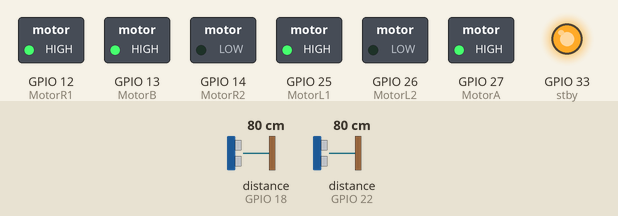
The sketch below on a simulated ESP32. Parts: switched loads named in the sketch (green lamp = pin HIGH), output pins drawn as LEDs (lit = HIGH). Wiring (inferred from the names in the program): 2 × ultrasonic range finder: trigger GPIO 5, echo GPIO 18 / trigger GPIO 23, echo GPIO 22. Dashed ring = blinking. Inputs (shaded band) come from the test bench; at power-on: distance to the obstacle (sensors on GPIO 18, GPIO 22) 80 cm. The echo pulse lasts 58.3 µs per cm; pins used as bus, display or sensor lines are not drawn.

Above: at 1.2 s.
1.3 s: distance to the obstacle (sensor on GPIO 18) set to 56 cm
2.8 s: distance to the obstacle (sensor on GPIO 18) set to 47 cm
At 3.2 s:
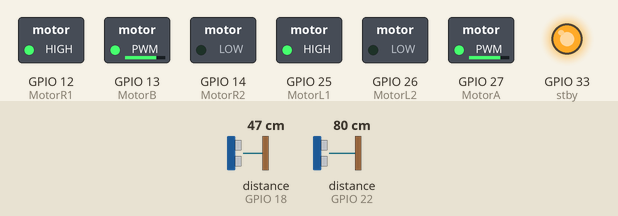
4.3 s: distance to the obstacle (sensor on GPIO 18) set to 23 cm
5.8 s: distance to the obstacle (sensor on GPIO 18) set to 18 cm
At 6.06 s:
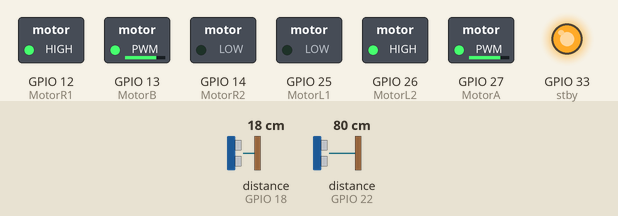
At 6.76 s:
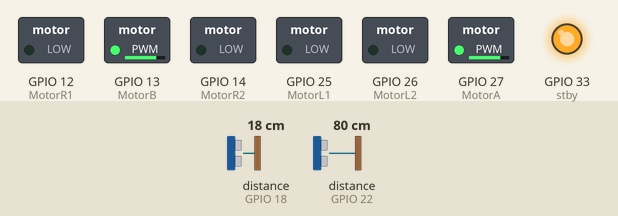
8.8 s: distance to the obstacle (sensor on GPIO 22) set to 55 cm
11.8 s: distance to the obstacle (sensor on GPIO 22) set to 47 cm
At 12.9 s:
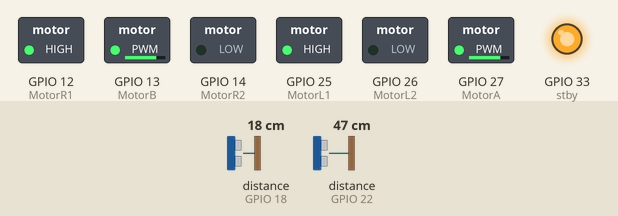
Timing chart, 0 to 14.3 s (numbered marks = the images above; inputs shaded):
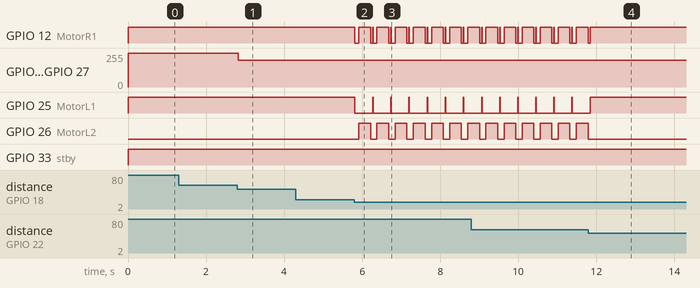

Measured:
- the behaviour switches between 51 and 50 cm on distance to the obstacle (sensor on GPIO 18) (found by bisection; images 0 and 1)
- the behaviour switches between 21 and 20 cm on distance to the obstacle (sensor on GPIO 18) (found by bisection; images 1 and 2)
- the behaviour switches between 51 and 50 cm on distance to the obstacle (sensor on GPIO 22) (found by bisection; images 3 and 4)
- after the input at 1.3 s, every drawn part: stays the same
- after the input at 2.8 s, GPIO 13 (MotorB), GPIO 27 (MotorA): 255/255 → 199/255 at once
- after the input at 4.3 s, every drawn part: stays the same
- after the input at 5.8 s, GPIO 12 (MotorR1): HIGH → LOW at once, then repeats every 0.47 s: HIGH 0.30 s, LOW 0.05 s, HIGH 0.01 s, LOW 0.10 s; GPIO 25 (MotorL1): alternates HIGH for 0.01 s and LOW for 0.45 s, starting at once; GPIO 26 (MotorL2): alternates HIGH for 0.30 s and LOW for 0.17 s, starting after 0.11 s
- after the input at 11.8 s, GPIO 12 (MotorR1), GPIO 25 (MotorL1): goes on until 11.8 s, then stays HIGH; GPIO 26 (MotorL2): stops changing and stays LOW

The sketch:

esp32Bot.ino
```cpp
#include "Arduino.h"

// pinler tanımlandı
#define echoPinR 18
#define trigPinR 5

#define echoPinL 22
#define trigPinL 23

#define MotorR1 12
#define MotorR2 14

#define MotorL1 25
#define MotorL2 26

#define MotorA 27
#define MotorB 13
#define stby 33

//değişkenler ve sabitler tanımlandı

#define fullSpeedR 255
#define halfSpeedR 200
#define fullSpeedL 255
#define halfSpeedL 200

#define SOUND_VELOCITY 0.034

long durationR;
long durationL;
float distanceCmR;
float distanceCmL;
bool firstCall = false;

const int pwmaChannel = 0;
const int pwmbChannel = 1;
const int freq = 30000;
const int resolution = 8;

static unsigned long previousMillis = 0;


void setup() {
  //pinlerin atamaları yapıldı
  Serial.begin(115200);

  pinMode(echoPinR, INPUT);
  pinMode(trigPinR, OUTPUT);
  pinMode(echoPinL, INPUT);
  pinMode(trigPinL, OUTPUT);
  pinMode(MotorR1, OUTPUT);
  pinMode(MotorR2, OUTPUT);
  pinMode(MotorA, OUTPUT);
  pinMode(MotorL1, OUTPUT);
  pinMode(MotorL2, OUTPUT);
  pinMode(MotorB, OUTPUT);
  pinMode(stby, OUTPUT);

  ledcSetup(pwmaChannel, freq, resolution);
  ledcSetup(pwmbChannel, freq, resolution);
  // attach the channel to the GPIO to be controlled
  ledcAttachPin(MotorA, pwmaChannel);
  ledcAttachPin(MotorB, pwmbChannel);
}


// tam hız ileri gidiş fonksiyonu tanımlandı

void tamyolIleri() {
  digitalWrite(stby, HIGH); // Motorları etkinleştir
  ledcWrite(pwmaChannel, fullSpeedR);
  ledcWrite(pwmbChannel, fullSpeedL);
  //analogWrite(MotorA, fullSpeedR);
  //analogWrite(MotorB, fullSpeedL);
  digitalWrite(MotorR1, HIGH);
  digitalWrite(MotorR2, LOW);

  digitalWrite(MotorL1, HIGH);
  digitalWrite(MotorL2, LOW);

  //Serial.println("TAM HIZ İLERİ GİDİYOR !!!!!");
}

// yarı hız ileri gidiş fonksiyonu tanımlandı

void yarimyolIleri() {
  digitalWrite(stby, HIGH); // Motorları etkinleştir
  ledcWrite(pwmaChannel, halfSpeedR);
  ledcWrite(pwmbChannel, halfSpeedL);
  //analogWrite(MotorA, halfSpeedR);
  //analogWrite(MotorB, halfSpeedL);
  digitalWrite(MotorR1, HIGH);
  digitalWrite(MotorR2, LOW);

  digitalWrite(MotorL1, HIGH);
  digitalWrite(MotorL2, LOW);

  //Serial.println("YARIM HIZ İLERİ GİDİYOR !!!!!");
}

// çalışma döngüsü kuruldu

void loop() {

mesafe();
   //Serial.println("önce !!!!!");
/*
// her 200ms'de bir kere mesafe fonksiyonunu çağırıp sensörlerden mesafe bilgilerini al
 previousMillis = millis();
  while(millis() - previousMillis <= 100) {
    mesafe();
  }
  */
//Serial.println("sonra !!!!!");

  if ((distanceCmR >= 50) && (distanceCmL >= 50)) { //  2 si de 50+ ise tam hız ileri git
    // iki motor tam yol ileri
    tamyolIleri();
      mesafe();
  }

  else if ((20 < distanceCmR && distanceCmR < 50) || (20 < distanceCmL && distanceCmL < 50)) {
    yarimyolIleri();
    // mesafe 20ile 50 arasında ise yarım hız ile ilerle
      mesafe();
  }

  else if ((5 <= distanceCmL && distanceCmL <= 20)) {
    // sol sensör 20cmden daha yakında nesne algıladıysa sağa dön

    previousMillis = millis();
    while(millis() - previousMillis <= 100){
      //dönüş işleminde motorların zarar görmemesi için her dönüşte önce motorları durdur
      dur();
    }

    previousMillis = millis();
     while(millis() - previousMillis <= 300) {
      //sağa dön
      sag();
    }

    previousMillis = millis();
    while(millis() - previousMillis <= 50) {
      dur();
      // dönüş işlemlerinde bir taraf ileri giderken diğer taraf geri geldiği için yine motorları komple durdur
    }
    yarimyolIleri();
    // dönüş işlemi bittikten sonra yarım hız ile yola devam et
     mesafe();
  }

   else if ((5 <= distanceCmR && distanceCmR <= 20)) {
    // sağ sensör 20cmden daha yakında nesne algıladıysa sola dön

    previousMillis = millis();
    while(millis() - previousMillis <= 100) {
      dur();
    }

    previousMillis = millis();
    while(millis() - previousMillis <= 300) {
      sol();
    }
    previousMillis = millis();
    while(millis() - previousMillis <= 50) {
      dur();
    }
    yarimyolIleri();
  mesafe();
  }

   //mesafe sağ ve sol 5 cmden az kalırsa önce dur 500 ms bekle sonra geri git
  else if (distanceCmR < 5 || distanceCmL < 5) {
    // ani nesne çıkması durumunda dur-geri git- dur- sağa dön- dur- yarım hız ilerle

    previousMillis = millis();
    while(millis() - previousMillis <= 100) {
      dur();
    }

    previousMillis = millis();
    while (millis() - previousMillis <= 500) {
      geri();

    }

    previousMillis = millis();
    while(millis() - previousMillis <= 100) {
      dur();
    }

    previousMillis = millis();
    while(millis() - previousMillis <= 200) {
      sag();
    }

    previousMillis = millis();
    while(millis() - previousMillis <= 100) {
      dur();
    }
  yarimyolIleri();
  }

}


void sag() { // Robotun sağa dönme hareketi için fonksiyon tanımlıyoruz.
  //analogWrite(MotorA, halfSpeedR);
  //analogWrite(MotorB, halfSpeedL);
  digitalWrite(stby, HIGH); // Motorları etkinleştir

  ledcWrite(pwmaChannel, halfSpeedR);
  ledcWrite(pwmbChannel, halfSpeedL);

  // sağa dönüş için sağ motor geri
  digitalWrite(MotorR1, LOW);
  digitalWrite(MotorR2, HIGH);
  // sağa dönüş için sol motor ileri
  digitalWrite(MotorL1, HIGH);
  digitalWrite(MotorL2, LOW);

  //Serial.println("SAĞA GİDİYOR !!!!!");
}
void sol() {
  digitalWrite(stby, HIGH); // Motorları etkinleştir

  //analogWrite(MotorA, halfSpeedR);
  //analogWrite(MotorB, halfSpeedL);
  ledcWrite(pwmaChannel, halfSpeedR);
  ledcWrite(pwmbChannel, halfSpeedL);

  // sola dönüş için sağ motor ileri
  digitalWrite(MotorR1, HIGH);
  digitalWrite(MotorR2, LOW);
  //sola dönüş için sol motor geri
  digitalWrite(MotorL1, LOW);
  digitalWrite(MotorL2, HIGH);

  //Serial.println("SOLA GİDİYOR !!!!!");
}

void geri() { // Robotun geri yönde hareketi için fonksiyon tanımlıyoruz.
  digitalWrite(stby, HIGH); // Motorları etkinleştir

  ledcWrite(pwmaChannel, halfSpeedR);
  ledcWrite(pwmbChannel, halfSpeedL);

  // iki motor da geri
  digitalWrite(MotorR1, LOW);
  digitalWrite(MotorR2, HIGH);

  digitalWrite(MotorL1, LOW);
  digitalWrite(MotorL2, HIGH);
  //Serial.println("GERİ GİDİYOR !!!!!");
}

void dur() {
 // digitalWrite(stby, LOW); // Motorları etkinleştir

  // tüm motorlar ve pwm değerleri sıfır olarak değiştirildi.
  //ledcWrite(pwmaChannel, 0);
  //ledcWrite(pwmbChannel, 0);
  //analogWrite(MotorA, 0);
  //analogWrite(MotorB, 0);
  digitalWrite(MotorR1, LOW);
  digitalWrite(MotorR2, LOW);
  digitalWrite(MotorL1, LOW);
  digitalWrite(MotorL2, LOW);
  //Serial.println("DURDU!!!!!");
}
// hc-sr04 okuma rutini
void mesafe() {
  // Clears the trigPin
  digitalWrite(trigPinR, LOW);
  delayMicroseconds(2);
  digitalWrite(trigPinR, HIGH);
  delayMicroseconds(10);
  digitalWrite(trigPinR, LOW);

  durationR = pulseIn(echoPinR, HIGH);
  distanceCmR = durationR * SOUND_VELOCITY / 2;

  digitalWrite(trigPinL, LOW);
  delayMicroseconds(2);
  digitalWrite(trigPinL, HIGH);
  delayMicroseconds(10);
  digitalWrite(trigPinL, LOW);

  durationL = pulseIn(echoPinL, HIGH);
  distanceCmL = durationL * SOUND_VELOCITY / 2;

  //Serial.println("distanceCmR:");
  //Serial.println(distanceCmR);

  //Serial.println("distanceCmL:");
  //Serial.println(distanceCmL);
}
```
